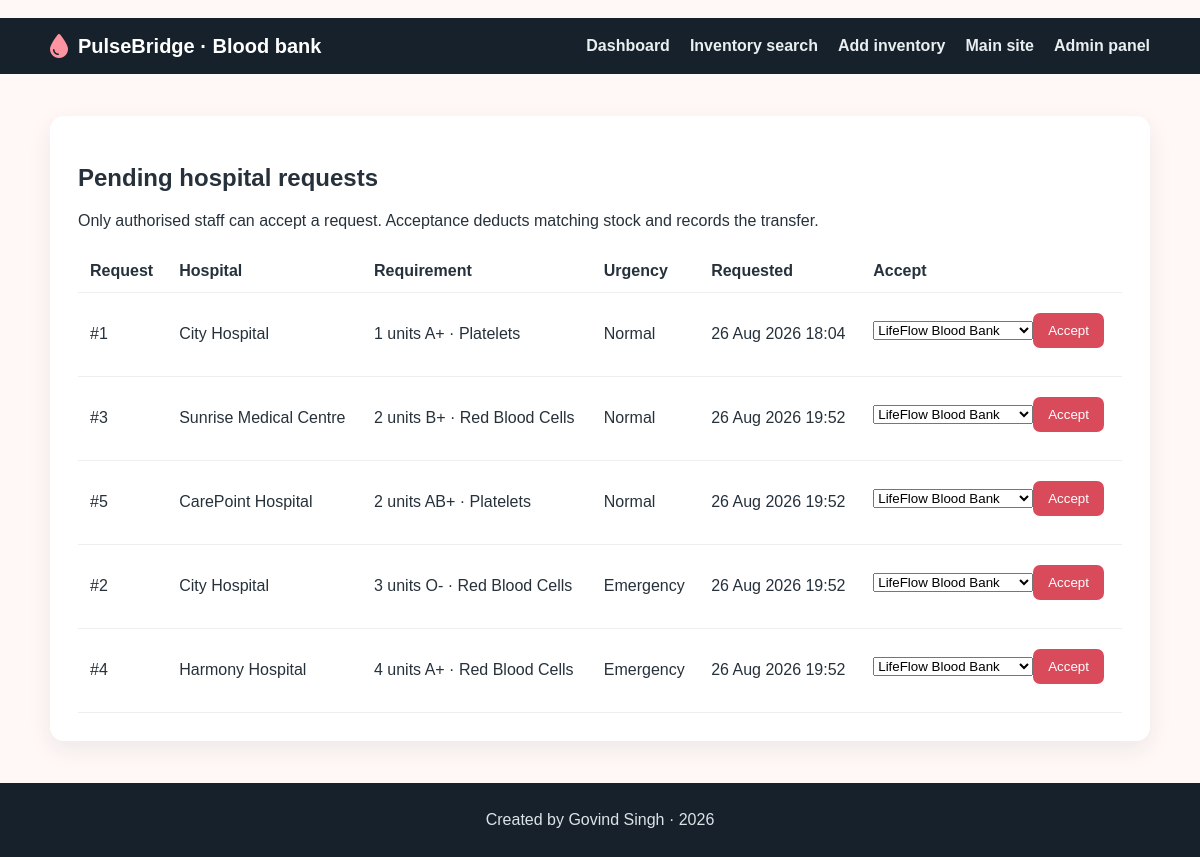
/blood-bank/requests/ (signed in), run on the app's committed database.
### hospital/models.py (models this page shows, shortened)
class BloodRequest(models.Model):
    requester_type = models.CharField(max_length=10, choices=REQUESTER_TYPE_CHOICES)
    hospital = models.ForeignKey(Hospital, on_delete=models.CASCADE, null=True, blank=True)
    blood_group = models.CharField(max_length=3, choices=BLOOD_GROUP_CHOICES)
    component_type = models.CharField(max_length=3, choices=COMPONENT_CHOICES)
    units_needed = models.PositiveIntegerField()
    urgency = models.CharField(max_length=10, choices=URGENCY_CHOICES, default='NORMAL')
    request_time = models.DateTimeField(auto_now_add=True)
    status = models.CharField(max_length=10, choices=REQUEST_STATUS_CHOICES, default='PENDING')

class Hospital(models.Model):
    name = models.CharField(max_length=200)
    area = models.CharField(max_length=100)
    city = models.CharField(max_length=100)
    contact_no = models.CharField(max_length=15)

### blood_bank/views.py (the view)
# urls.py: path('requests/', views.pending_requests, name='pending_requests'),
@staff_member_required
def pending_requests(request):
    requests = BloodRequest.objects.filter(status='PENDING').select_related('hospital').order_by('-urgency', 'request_time')
    return render(request, 'blood_bank/pending_requests.html', {'active_page': 'requests', 'requests': requests, 'banks': BloodBank.objects.order_by('name')})

### templates/blood_bank/pending_requests.html (shortened to what this page needs)
﻿{% extends "blood_bank/index.html" %}
{% block content %}
<div class="section"><h2>Pending hospital requests</h2><p>Only authorised staff can accept a request. Acceptance deducts matching stock and records the transfer.</p>{% if not banks %}<p style="margin-top:20px">Add at least one blood bank in the admin panel before accepting requests.</p>{% endif %}<div style="overflow-x:auto;margin-top:20px"><table style="width:100%;border-collapse:collapse"><thead><tr><th>Request</th><th>Hospital</th><th>Requirement</th><th>Urgency</th><th>Requested</th><th>Accept</th></tr></thead><tbody>{% for request in requests %}<tr><td>#{{ request.id }}</td><td>{{ request.hospital.name|default:'Unassigned' }}</td><td>{{ request.units_needed }} units {{ request.blood_group }} · {{ request.get_component_type_display }}</td><td>{{ request.get_urgency_display }}</td><td>{{ request.request_time|date:"d M Y H:i" }}</td><td>{% if banks %}<form method="post" action="{% url 'blood_bank:accept_request' request.id %}">{% csrf_token %}<select name="blood_bank" required>{% for bank in banks %}<option value="{{ bank.id }}">{{ bank.name }}</option>{% endfor %}</select><button class="btn" style="margin:8px 0 0">Accept</button></form>{% endif %}</td></tr>{% empty %}<tr><td colspan="6">There are no pending hospital requests.</td></tr>{% endfor %}</tbody></table></div></div>
{% endblock %}

### templates/blood_bank/index.html (shortened to what this page needs)
﻿<!DOCTYPE html>
<html lang="en"><head><link rel="stylesheet" href="https://cdnjs.cloudflare.com/ajax/libs/font-awesome/6.5.2/css/all.min.css"></head><body><header><div class="container nav-container"><div class="logo"><i class="fa-solid fa-droplet"></i><h1>PulseBridge · Blood bank</h1></div><nav><ul><li><a class="{% if active_page == 'home' %}active{% endif %}" href="{% url 'blood_bank:home' %}">Dashboard</a></li><li><a class="{% if active_page == 'availability' %}active{% endif %}" href="{% url 'blood_bank:availability' %}">Inventory search</a></li><li><a class="{% if active_page == 'update' %}active{% endif %}" href="{% url 'blood_bank:update' %}">Add inventory</a></li><li><a href="{% url 'landing' %}">Main site</a></li><li><a href="{% url 'admin:index' %}">Admin panel</a></li></ul></nav></div></header><main class="container main-content">{% if messages %}{% for message in messages %}<div class="message {{ message.tags }}">{{ message }}</div>{% endfor %}{% endif %}{% block content %}{% endblock %}</main><footer><div class="container">Created by Govind Singh · 2026</div></footer></body></html>

### templates/blood_bank/index.html (style rules this page uses)
* { box-sizing:border-box }
body { margin:0;background:#fff8f7;color:#26313b;font-family:Arial,sans-serif }
.container { width:min(1100px,calc(100% - 36px));margin:auto }
header { background:#17212b;padding:16px 0 }
.nav-container { align-items:center;display:flex;justify-content:space-between;gap:20px }
.logo { color:#fff;display:flex;align-items:center;gap:10px }
.logo i { color:#ff94a1;font-size:24px }
.logo h1 { font-size:20px;margin:0 }
nav ul { display:flex;gap:20px;list-style:none;margin:0;padding:0 }
nav a { color:#e9eef1;text-decoration:none;font-weight:bold }
.main-content { min-height:70vh;padding:42px 0 }
.welcome-section,.card,.section,.form-box { background:#fff;border-radius:14px;box-shadow:0 8px 25px rgba(33,43,54,.08);padding:28px }
.card-btn,.btn { background:#d94b5b;border:0;border-radius:7px;color:#fff;cursor:pointer;display:inline-block;margin-top:16px;padding:10px 15px;text-decoration:none }
table th,table td { border-bottom:1px solid #eee;padding:12px;text-align:left }
footer { background:#17212b;color:#dbe3e7;padding:28px 0;text-align:center }

### data on the page
BloodRequest: id "1", hospital.name "City Hospital", units_needed "1", blood_group "A+", component_type "Platelets", urgency "Normal", request_time "26 Aug 2026 18:04"
BloodRequest: id "3", hospital.name "Sunrise Medical Centre", units_needed "2", blood_group "B+", component_type "Red Blood Cells", urgency "Normal", request_time "26 Aug 2026 19:52"
BloodRequest: id "5", hospital.name "CarePoint Hospital", units_needed "2", blood_group "AB+", component_type "Platelets", urgency "Normal", request_time "26 Aug 2026 19:52"
BloodRequest: id "2", hospital.name "City Hospital", units_needed "3", blood_group "O-", component_type "Red Blood Cells", urgency "Emergency", request_time "26 Aug 2026 19:52"
BloodRequest: id "4", hospital.name "Harmony Hospital", units_needed "4", blood_group "A+", component_type "Red Blood Cells", urgency "Emergency", request_time "26 Aug 2026 19:52"

### other printed values
form field blood_bank "LifeFlow Blood Bank"
